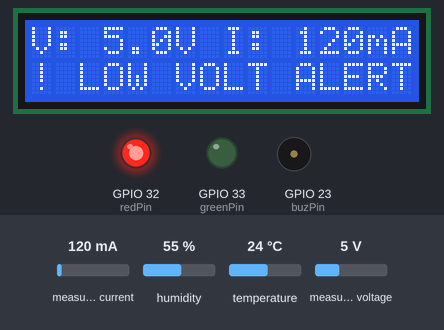
The sketch below on a simulated ESP32. On the bench: 16×2 character LCD, output pins drawn as LEDs (lit = HIGH), buzzer (waves = sounding, pin HIGH). The test bench sets the inputs (shaded band); at power-on: measured voltage 5 V, temperature 24 °C, measured current 120 mA, humidity 55 %. WiFi joins after 1.5 s; servers stay silent unless stated; uploads are accepted with an empty reply; what the sketch prints to the serial monitor is not drawn.

Above: at 5.38 s.
5.8 s: measured voltage set to 1.2 V
At 6.63 s:
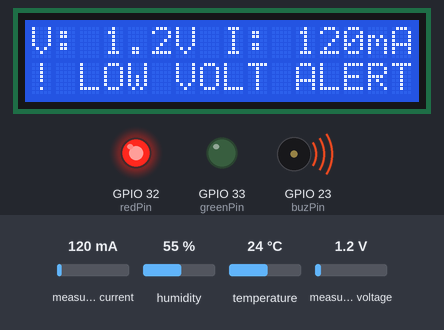
9.0 s: measured voltage set to 0.9 V
At 10.8 s:
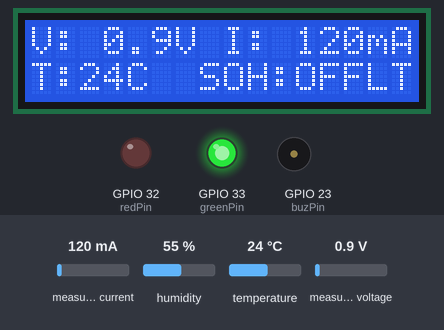
14.2 s: temperature set to 12 °C
At 14.7 s:
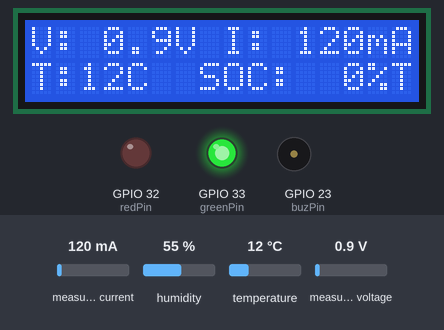
17.2 s: measured voltage set to 3.8 V
At 17.76 s:
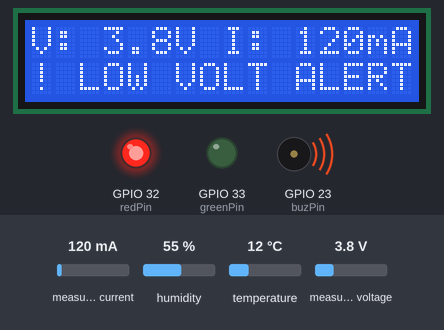
18.7 s: measured current set to 40 mA
At 20.3 s:
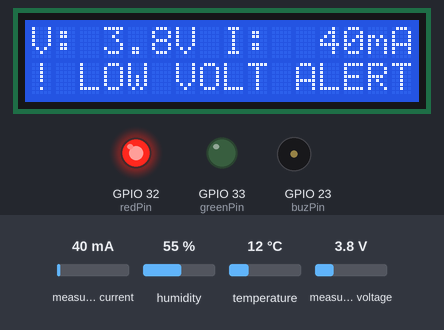
Timing chart, 0 to 21.3 s (numbered marks = the images above; inputs shaded):
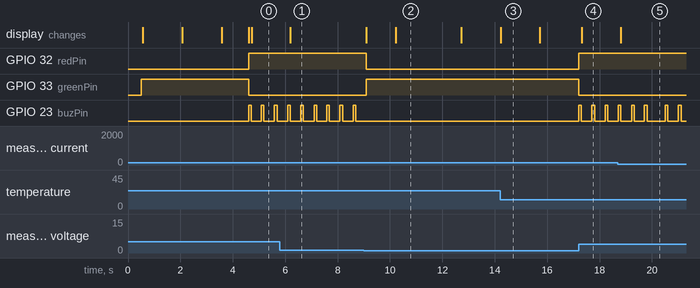

Measured:
- the behaviour switches between 1.1 and 1 V on measured voltage (found by bisection; images 1 and 2)
- after the input at 5.8 s, the display: changes after 0.39 s (image 1)
- after the input at 9.0 s, GPIO 32 (redPin): HIGH → LOW after 0.09 s; GPIO 33 (greenPin): LOW → HIGH after 0.09 s; GPIO 23 (buzPin): stops changing and stays LOW; the display: first changes after 0.09 s (image 2 shows a later state)
- after the input at 14.2 s, the display: changes at once (image 3)
- after the input at 17.2 s, GPIO 32 (redPin): LOW → HIGH at once; GPIO 33 (greenPin): HIGH → LOW at once; GPIO 23 (buzPin): alternates HIGH for 0.10 s and LOW for 0.40 s, starting at once; the display: changes after 0.11 s (image 4)
- after the input at 18.7 s, the display: changes after 0.11 s (image 5)
- by itself, GPIO 23 (buzPin): alternates HIGH for 0.10 s and LOW for 0.40 s

The sketch:

esp32_battery_monitor.ino
```cpp
/*
 * ==============================================================================
 * Project: Battery Health Forecasting & SOH Prediction Using ESP32 and Machine Learning
 * Target Hardware: ESP32 Dev Module (WROOM-32)
 * Sensors: Adafruit INA219 (I2C), DHT11 (GPIO 18)
 * Display: 16x2 Character LCD (Parallel 4-bit mode)
 * Alerts: Active Buzzer (GPIO 23), Red LED (GPIO 32), Green LED (GPIO 33)
 * Cloud: ThingSpeak Channel 443288
 * ML Engine: Python Flask REST API running Random Forest SOH Regressor on Local LAN
 * ==============================================================================
 */

#include <Wire.h>
#include <WiFi.h>
#include <HTTPClient.h>
#include <Adafruit_INA219.h>
#include <LiquidCrystal.h>
#include <ThingSpeak.h>
#include "DHT.h"

// ======================== HARDWARE PIN ASSIGNMENTS ========================
// 16x2 LCD Pin Definitions (4-bit interface)
const int rs = 15, en = 2, d4 = 4, d5 = 16, d6 = 17, d7 = 5;
LiquidCrystal lcd(rs, en, d4, d5, d6, d7);

// INA219 Current & Voltage Sensor (I2C)
// SDA = GPIO 21, SCL = GPIO 22
Adafruit_INA219 ina219;

// DHT11 Temperature & Humidity Sensor
#define DHTPIN 18
#define DHTTYPE DHT11
DHT dht(DHTPIN, DHTTYPE);

// Local Safety Alert Indicators
const int buzPin   = 23; // Active buzzer
const int redPin   = 32; // Red Alert LED
const int greenPin = 33; // Green Normal LED

// ======================== BATTERY SPECIFICATIONS ========================
// Battery Chemistry: 2S Lithium-Ion 18650 Battery Pack
// Rated Nominal Voltage: 7.4V (3.7V / cell)
// Rated Capacity: 2.2 Ah (2200 mAh)
const float BATTERY_RATED_CAPACITY_AH = 2.2;
const float MIN_BATTERY_VOLTAGE       = 6.0;  // 0% SOC Cutoff threshold for 2S pack (3.0V/cell)
const float MAX_BATTERY_VOLTAGE       = 8.4;  // 100% SOC Fully charged threshold for 2S pack (4.2V/cell)

// Hardware Safety Thresholds (Operate independently of ML API)
const float ALERT_OVERTEMP_C          = 45.0; // High Temperature Alert limit (°C)
const float ALERT_LOW_VOLT_V          = 6.0;  // Critical Undervoltage threshold (V)
const float ALERT_OVERCURRENT_MA      = 2500.0;// Overload protection threshold (mA)

// ======================== NETWORK & CLOUD CONFIGURATION ========================
// Wi-Fi Access Point Credentials
const char* WIFI_SSID = "project";
const char* WIFI_PASS = "12345678";

// Local Python ML Inference Server (Use reachable LAN IP of host PC, NOT localhost)
// Default host IP discovered: 172.18.148.38 (update if network changes)
const char* ML_SERVER_URL = "http://172.18.148.38:5000/predict";
const int   ML_HTTP_TIMEOUT_MS = 2000; // 2-second timeout to prevent blocking sensor loop

// ThingSpeak Telemetry Configuration
WiFiClient client;
unsigned long myChannelNumber = 443288;          // Channel ID
const char*   myWriteAPIKey   = "6BB9V3OTG8797LD9"; // Write API Key

// ======================== TIMING & TELEMETRY VARIABLES ========================
unsigned long lastSensorLoopTime    = 0;
const unsigned long sensorInterval   = 500;   // Sensor sampling & safety alert check every 500 ms

unsigned long lastMLInferenceTime   = 0;
const unsigned long mlInterval      = 10000; // Request ML SOH inference every 10 seconds

unsigned long lastThingSpeakUpdate  = 0;
const unsigned long thingSpeakInterval = 20000; // ThingSpeak upload every 20 seconds (>=15s limit)

// Measured and Inferred States
float busvoltage      = 0.0; // Pack Voltage (V)
float current_mA      = 0.0; // Pack Current (mA)
float power_mW        = 0.0; // Pack Power (mW)
float temp_c          = 0.0; // DHT11 Temperature (°C)
float hum_pct         = 0.0; // DHT11 Humidity (%)

float estimatedSOC    = 0.0; // Voltage-mapped State of Charge (%)
float predictedSOH    = -1.0;// ML-predicted SOH (-1.0 indicates API unavailable / uninitialized)
int   cycleCounter    = 1;   // Operational cycle counter
int   safetyStatus    = 0;   // 0=Normal, 1=OverTemp, 2=LowVolt, 3=OverCurrent

bool  toggleDisplay   = false;
unsigned long lastDisplayToggle = 0;

// ======================== FUNCTION DECLARATIONS ========================
void readSensors();
void calculateSOC();
void evaluateLocalSafety();
void updateLCD();
void requestMLSOHPrediction();
void uploadThingSpeakTelemetry();

// ======================== SETUP ========================
void setup() {
  Serial.begin(115200);
  delay(500);
  Serial.println("\n[SYSTEM] ESP32 Battery Health & ML SOH Monitor Starting...");

  // Initialize Alert Pins
  pinMode(buzPin, OUTPUT);
  pinMode(redPin, OUTPUT);
  pinMode(greenPin, OUTPUT);
  digitalWrite(buzPin, LOW);
  digitalWrite(redPin, LOW);
  digitalWrite(greenPin, HIGH);

  // Initialize 16x2 LCD
  lcd.begin(16, 2);
  lcd.clear();
  lcd.setCursor(0, 0);
  lcd.print("BATTERY MONITOR");
  lcd.setCursor(0, 1);
  lcd.print(" ML SOH SYSTEM ");
  delay(1500);

  // Initialize I2C and Sensors
  Wire.begin(21, 22); // SDA = GPIO 21, SCL = GPIO 22
  dht.begin();

  if (!ina219.begin()) {
    Serial.println("[ERROR] INA219 current/voltage sensor not detected!");
    lcd.clear();
    lcd.print("INA219 FAIL!");
    digitalWrite(redPin, HIGH);
    digitalWrite(greenPin, LOW);
    // Allow system to continue with degraded sensor state
  } else {
    Serial.println("[OK] INA219 initialized successfully.");
  }

  // Connect to Local Wi-Fi
  WiFi.mode(WIFI_STA);
  WiFi.begin(WIFI_SSID, WIFI_PASS);
  lcd.clear();
  lcd.print("Connecting WiFi");

  int attempts = 0;
  while (WiFi.status() != WL_CONNECTED && attempts < 15) {
    delay(500);
    Serial.print(".");
    attempts++;
  }

  if (WiFi.status() == WL_CONNECTED) {
    Serial.println("\n[OK] WiFi Connected! IP: " + WiFi.localIP().toString());
    lcd.clear();
    lcd.print("WiFi Connected!");
    lcd.setCursor(0, 1);
    lcd.print(WiFi.localIP().toString());
    delay(1000);
  } else {
    Serial.println("\n[WARN] WiFi connection timed out. Proceeding in offline mode.");
    lcd.clear();
    lcd.print("WiFi: Offline");
    lcd.setCursor(0, 1);
    lcd.print("Sensors Active");
    delay(1000);
  }

  // Initialize ThingSpeak
  ThingSpeak.begin(client);
  lcd.clear();
}

// ======================== MAIN LOOP ========================
void loop() {
  unsigned long now = millis();

  // 1. HIGH-FREQUENCY SENSOR READING & SAFETY CHECK (Every 500ms)
  if (now - lastSensorLoopTime >= sensorInterval) {
    lastSensorLoopTime = now;
    readSensors();
    calculateSOC();
    evaluateLocalSafety();
    updateLCD();
  }

  // 2. PERIODIC ML SOH INFERENCE (Every 10 seconds)
  if (now - lastMLInferenceTime >= mlInterval) {
    lastMLInferenceTime = now;
    if (WiFi.status() == WL_CONNECTED) {
      requestMLSOHPrediction();
    } else {
      predictedSOH = -1.0; // Clear SOH to prevent displaying stale/fake numbers
    }
  }

  // 3. PERIODIC CLOUD LOGGING TO THINGSPEAK (Every 20 seconds)
  if (now - lastThingSpeakUpdate >= thingSpeakInterval) {
    lastThingSpeakUpdate = now;
    if (WiFi.status() == WL_CONNECTED) {
      uploadThingSpeakTelemetry();
    }
  }
}

// ======================== SENSOR READING ========================
void readSensors() {
  // Read INA219 Bus Voltage, Shunt Current, and Power
  busvoltage = ina219.getBusVoltage_V();
  current_mA = ina219.getCurrent_mA();
  power_mW   = ina219.getPower_mW();

  // Filter out noise floor near zero
  if (busvoltage < 0.2) busvoltage = 0.0;
  if (abs(current_mA) < 2.0) current_mA = 0.0;
  if (power_mW < 2.0)   power_mW = 0.0;

  // Read DHT11 Temperature and Humidity
  float t = dht.readTemperature();
  float h = dht.readHumidity();
  if (!isnan(t)) temp_c = t;
  if (!isnan(h)) hum_pct = h;
}

// ======================== SOC ESTIMATION ========================
void calculateSOC() {
  // Linear voltage-to-charge mapping based on 2S battery pack limits
  // NOTE: This represents estimated State of Charge (remaining capacity in current cycle),
  // NOT State of Health (SOH degradation across lifecycle).
  if (busvoltage <= MIN_BATTERY_VOLTAGE) {
    estimatedSOC = 0.0;
  } else if (busvoltage >= MAX_BATTERY_VOLTAGE) {
    estimatedSOC = 100.0;
  } else {
    estimatedSOC = ((busvoltage - MIN_BATTERY_VOLTAGE) / (MAX_BATTERY_VOLTAGE - MIN_BATTERY_VOLTAGE)) * 100.0;
  }
}

// ======================== LOCAL HARDWARE SAFETY ========================
void evaluateLocalSafety() {
  // Safety checks operate locally, deterministically, and independently of any network/ML response
  if (temp_c > ALERT_OVERTEMP_C) {
    safetyStatus = 1; // High Temperature Alert
    digitalWrite(redPin, HIGH);
    digitalWrite(greenPin, LOW);
    digitalWrite(buzPin, HIGH);
    delay(100);
    digitalWrite(buzPin, LOW);
  } else if (busvoltage > 1.0 && busvoltage < ALERT_LOW_VOLT_V) {
    safetyStatus = 2; // Critical Low Voltage Warning
    digitalWrite(redPin, HIGH);
    digitalWrite(greenPin, LOW);
    digitalWrite(buzPin, HIGH);
    delay(100);
    digitalWrite(buzPin, LOW);
  } else if (abs(current_mA) > ALERT_OVERCURRENT_MA) {
    safetyStatus = 3; // Overcurrent / Overload Alert
    digitalWrite(redPin, HIGH);
    digitalWrite(greenPin, LOW);
    digitalWrite(buzPin, HIGH);
    delay(100);
    digitalWrite(buzPin, LOW);
  } else {
    safetyStatus = 0; // Normal Safe State
    digitalWrite(redPin, LOW);
    digitalWrite(greenPin, HIGH);
    digitalWrite(buzPin, LOW);
  }
}

// ======================== LCD DISPLAY UPDATE ========================
void updateLCD() {
  // Toggle secondary display metrics every 2.5 seconds
  if (millis() - lastDisplayToggle > 2500) {
    toggleDisplay = !toggleDisplay;
    lastDisplayToggle = millis();
  }

  lcd.setCursor(0, 0);
  // Line 0: Voltage & Current
  char line0[17];
  snprintf(line0, sizeof(line0), "V:%4.1fV I:%4dmA", busvoltage, (int)current_mA);
  lcd.print(line0);

  lcd.setCursor(0, 1);
  char line1[17];
  if (safetyStatus == 1) {
    lcd.print("! OVERTEMP ALERT");
  } else if (safetyStatus == 2) {
    lcd.print("! LOW VOLT ALERT");
  } else if (safetyStatus == 3) {
    lcd.print("! OVERLOAD ALERT");
  } else {
    // Normal operation: alternate between SOC and ML-Predicted SOH
    if (!toggleDisplay) {
      snprintf(line1, sizeof(line1), "T:%2dC  SOC:%3d%%", (int)temp_c, (int)estimatedSOC);
      lcd.print(line1);
    } else {
      if (predictedSOH >= 0.0) {
        snprintf(line1, sizeof(line1), "T:%2dC  SOH:%3d%%", (int)temp_c, (int)predictedSOH);
      } else {
        snprintf(line1, sizeof(line1), "T:%2dC  SOH:OFFL", (int)temp_c);
      }
      lcd.print(line1);
    }
  }
}

// ======================== ML SOH INFERENCE OVER WI-FI ========================
void requestMLSOHPrediction() {
  HTTPClient http;
  http.begin(ML_SERVER_URL);
  http.setTimeout(ML_HTTP_TIMEOUT_MS);
  http.addHeader("Content-Type", "application/json");

  // Construct JSON telemetry payload conforming to inference API schema
  String jsonPayload = "{";
  jsonPayload += "\"pack_voltage\":" + String(busvoltage, 2) + ",";
  jsonPayload += "\"current_mA\":" + String(current_mA, 1) + ",";
  jsonPayload += "\"temperature_c\":" + String(temp_c, 1) + ",";
  jsonPayload += "\"cycle_number\":" + String(cycleCounter);
  jsonPayload += "}";

  Serial.println("[ML-API] Querying SOH: " + jsonPayload);
  int httpCode = http.POST(jsonPayload);

  if (httpCode == HTTP_CODE_OK) {
    String response = http.getString();
    Serial.println("[ML-API] Response: " + response);

    // Extract predicted_soh_percent from JSON response
    int idx = response.indexOf("\"predicted_soh_percent\":");
    if (idx != -1) {
      int startIdx = idx + 24;
      int endIdx = response.indexOf(",", startIdx);
      if (endIdx == -1) endIdx = response.indexOf("}", startIdx);
      if (endIdx > startIdx) {
        String sohStr = response.substring(startIdx, endIdx);
        sohStr.trim();
        predictedSOH = sohStr.toFloat();
        Serial.println("[ML-API] Updated ML Predicted SOH: " + String(predictedSOH, 1) + "%");
      }
    }
  } else {
    Serial.println("[ML-API] Warning: Inference request failed. HTTP Code: " + String(httpCode));
    // Keep predictedSOH as -1.0 or previous state without fabricating fake data
  }
  http.end();
}

// ======================== THINGSPEAK INTEGRATION ========================
void uploadThingSpeakTelemetry() {
  Serial.println("[THINGSPEAK] Uploading channel telemetry...");

  // Channel 443288 Field Mapping:
  // Field 1: Pack Voltage (V)
  // Field 2: Pack Current (mA)
  // Field 3: Pack Power (mW)
  // Field 4: Temperature (°C)
  // Field 5: ML Predicted SOH (%) [Updated only when valid prediction exists]
  // Field 6: Voltage-estimated SOC (%)
  // Field 7: Safety Status Code (0=Normal, 1=OverTemp, 2=LowVolt, 3=OverLoad)
  ThingSpeak.setField(1, busvoltage);
  ThingSpeak.setField(2, current_mA);
  ThingSpeak.setField(3, power_mW);
  ThingSpeak.setField(4, temp_c);
  if (predictedSOH >= 0.0) {
    ThingSpeak.setField(5, predictedSOH);
  }
  ThingSpeak.setField(6, estimatedSOC);
  ThingSpeak.setField(7, safetyStatus);

  int response = ThingSpeak.writeFields(myChannelNumber, myWriteAPIKey);
  if (response == 200) {
    Serial.println("[THINGSPEAK] Success! Channel updated.");
  } else {
    Serial.println("[THINGSPEAK] Error. Response code: " + String(response));
  }
}
```
